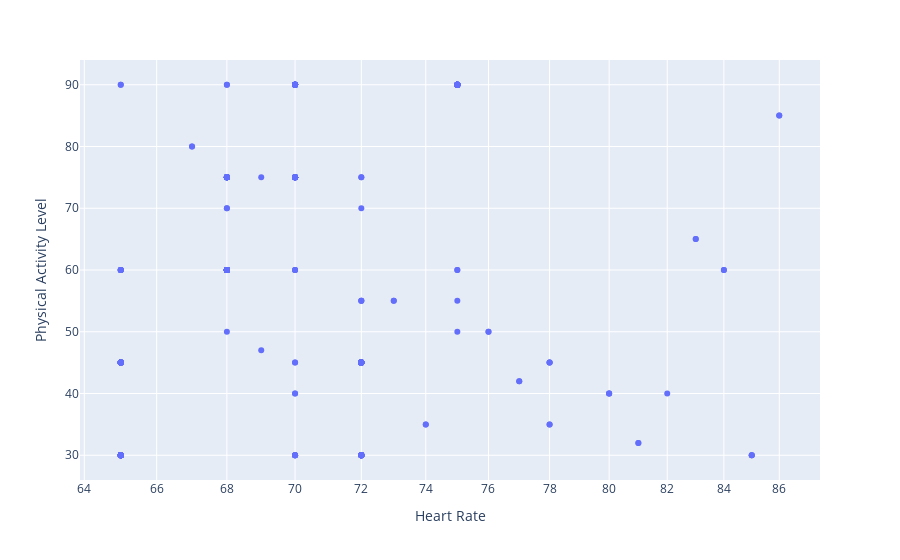

The notebook cell saved with this chart:
### Code cell
# Diverse visualizations to explore the relationship between the heart rate and other columns
stacked_column_chart(df, 'Heart Rate', 'Sleep Disorder', 'Distribution of Sleep Disorder across Heart Rate')
fig = px.scatter(df, x="Heart Rate", y="Physical Activity Level", log_x=True, size_max=60)
fig.show()
line_chart(df,'Heart Rate', 'Stress Level','Heart Rate across Stress Level')
line_chart(df,'Heart Rate', 'Blood Pressure Category','Heart Rate across Blood Pressure Category')

### Figure 1 — Plotly figure (JSON) as saved in the notebook; plotly's stock layout.template omitted (floating-point values rounded to 4 significant figures; data arrays with more than 128 entries replaced by an {"elided": "..."} marker saying what was removed)
{"data": [{"hovertemplate": "Heart Rate=%{x}<br>Physical Activity Level=%{y}<extra></extra>", "legendgroup": "", "marker": {"color": "#636efa", "symbol": "circle"}, "mode": "markers", "name": "", "orientation": "v", "showlegend": false, "type": "scatter", "x": {"elided": "374 int values"}, "xaxis": "x", "y": {"elided": "374 int values"}, "yaxis": "y"}], "layout": {"legend": {"tracegroupgap": 0}, "margin": {"t": 60}, "xaxis": {"anchor": "y", "domain": [0, 1], "title": {"text": "Heart Rate"}, "type": "log"}, "yaxis": {"anchor": "x", "domain": [0, 1], "title": {"text": "Physical Activity Level"}}}}
